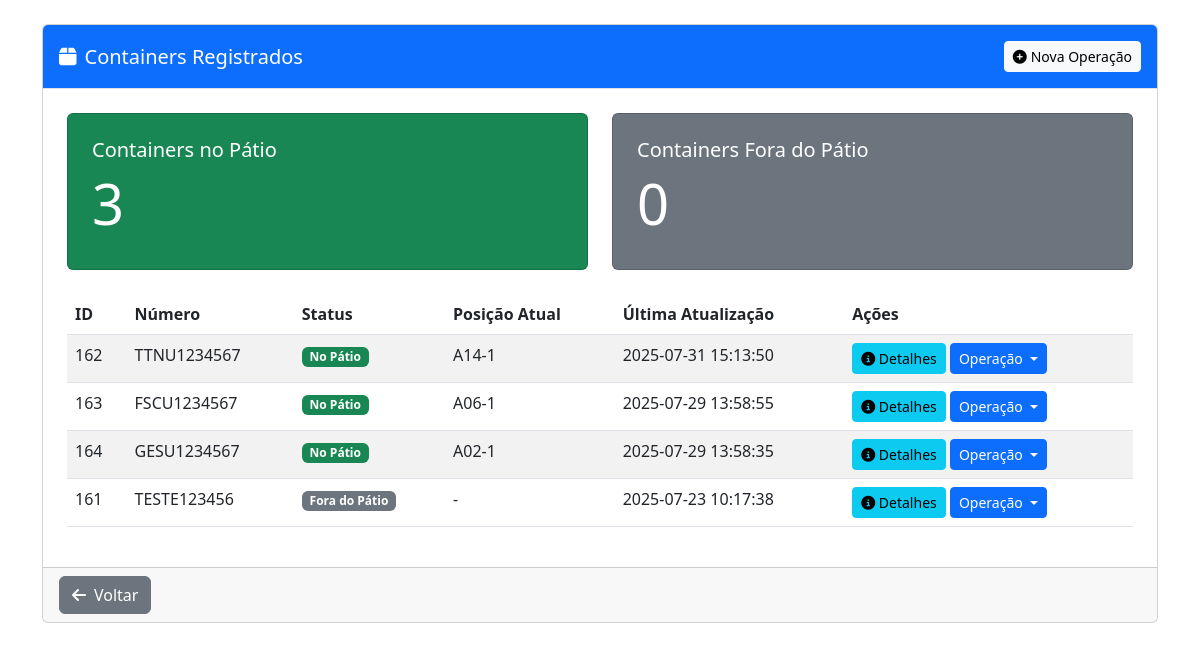
Before: /operacoes/containers (signed in) with the older database file.
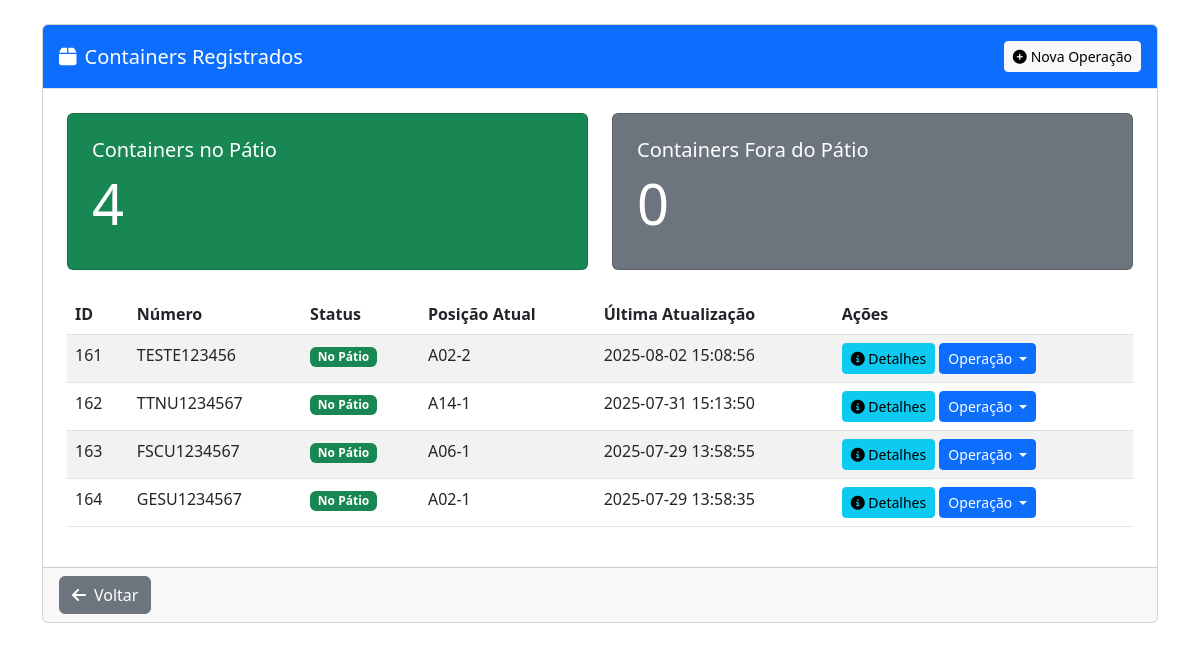
After: the same page with the newer database file.
### tables this page shows
CREATE TABLE containers (
        id INTEGER PRIMARY KEY AUTOINCREMENT,
        numero TEXT UNIQUE NOT NULL,
        status TEXT NOT NULL DEFAULT 'no patio',
        posicao_atual TEXT,
        data_criacao TEXT NOT NULL,
        ultima_atualizacao TEXT NOT NULL
    , unidade TEXT DEFAULT 'principal', tipo_container TEXT, tamanho TEXT, capacidade TEXT, tara TEXT, armador TEXT, booking TEXT);

### routes/operacoes.py (the view)
@operacoes_bp.route('/containers')
@login_required
def listar_containers():
    try:
        db = get_db()
        cursor = db.cursor()
        username = session.get('username')
        cursor.execute('SELECT unidade FROM usuarios WHERE username = ?', (username,))
        user_data = cursor.fetchone()
        if not user_data:
            flash('Erro: Usuário não encontrado ou sem unidade definida', 'danger')
            return redirect(url_for('operacoes.index'))
        unidade_usuario = user_data[0]
        cursor.execute('''
            SELECT * FROM containers
            WHERE unidade = ?
            ORDER BY ultima_atualizacao DESC
        ''', (unidade_usuario,))
        containers = cursor.fetchall()
        return render_template('operacoes/listar_containers.html', containers=containers)
    except Exception as e:
        logger.error(f"Erro ao listar containers: {e}")
        flash(f'Erro ao listar containers: {str(e)}', 'danger')
        return redirect(url_for('operacoes.index'))

### auth/routes.py (called while the page is built)
def login_required(f):
    @wraps(f)
    def decorated_function(*args, **kwargs):
        if 'username' not in session:
            flash('Você precisa fazer login para acessar esta página', 'danger')
            return redirect(url_for('auth.login'))
        return f(*args, **kwargs)
    return decorated_function

### db.py (called while the page is built)
def get_db():
    if 'db' not in g:
        try:
            g.db = sqlite3.connect(
                current_app.config['DATABASE'],
                detect_types=sqlite3.PARSE_DECLTYPES,
                timeout=30.0,  # 30 segundos de timeout
                isolation_level=None  # Autocommit mode
            )
            g.db.execute('PRAGMA busy_timeout = 10000;')  # 10 segundos
            g.db.row_factory = sqlite3.Row
            logger.debug("Nova conexão com o banco de dados estabelecida")
        except sqlite3.Error as e:
            logger.error(f"Erro ao conectar ao banco de dados: {e}")
            raise
    return g.db

### utils/permissions.py (called while the page is built)
def get_user_role():
    role = session.get('role') or session.get('nivel')
    return role

### templates/operacoes/listar_containers.html (shortened to what the changed rows need)
{% extends "base.html" %}
{% block content %}
<div class="container py-4">
    <div class="row">
        <div class="col-md-12 mb-4">
            <div class="card">
                <div class="card-body">
                    <div class="row mb-4">
                        <div class="col-md-6">
                            <div class="card bg-success text-white">
                                <div class="card-body">
                                    <h5 class="card-title">Containers no Pátio</h5>
                                    <h2 class="display-4">
                                        {{ containers|selectattr('status', 'equalto', 'no patio')|list|length }}
                                    </h2>
                                </div>
                            </div>
                        </div>
                        <div class="col-md-6">
                            <div class="card bg-secondary text-white">
                                <div class="card-body">
                                    <h2 class="display-4">
                                        {{ containers|selectattr('status', 'equalto', 'fora do patio')|list|length }}
                                    </h2>
                                </div>
                            </div>
                        </div>
                    </div>
                    <div class="table-responsive">
                        <table class="table table-striped table-hover" id="tabelaContainers">
                            <thead>
                                <tr>
                                    <th>ID</th>
                                    <th>Número</th>
                                    <th>Status</th>
                                    <th>Posição Atual</th>
                                    <th>Última Atualização</th>
                                    <th>Ações</th>
                                </tr>
                            </thead>
                            <tbody>
                                {% for container in containers %}
                                <tr>
                                    <td>{{ container.id }}</td>
                                    <td>{{ container.numero }}</td>
                                    <td>
                                        {% if container.status == 'no patio' %}
                                        <span class="badge bg-success">No Pátio</span>
                                        {% else %}
                                        <span class="badge bg-secondary">Fora do Pátio</span>
                                        {% endif %}
                                    </td>
                                    <td>{{ container.posicao_atual or '-' }}</td>
                                    <td>{{ container.ultima_atualizacao }}</td>
                                    <td>
                                        <a href="{{ url_for('operacoes.detalhe_container', container_id=container.id) }}" class="btn btn-sm btn-info">
                                            <i class="fas fa-info-circle"></i> Detalhes
                                        </a>
                                        <div class="btn-group">
                                            <button type="button" class="btn btn-sm btn-primary dropdown-toggle" data-bs-toggle="dropdown" aria-expanded="false">
                                                Operação
                                            </button>
                                        </div>
                                    </td>
                                </tr>
                                {% endfor %}
                            </tbody>
                        </table>
                    </div>
                </div>
            </div>
        </div>
    </div>
</div>
{% endblock %}

Changed rows visible on the page:
changed containers "TESTE123456": posicao_atual "-" → "A02-2"; ultima_atualizacao "2025-07-23 10:17:38" → "2025-08-02 15:08:56"; status "Fora do Pátio" → "No Pátio"; moves up the list
Other visible differences:
{{ containers|selectattr('status', 'equalto', 'no patio')|list|length }}: "3" → "4"
